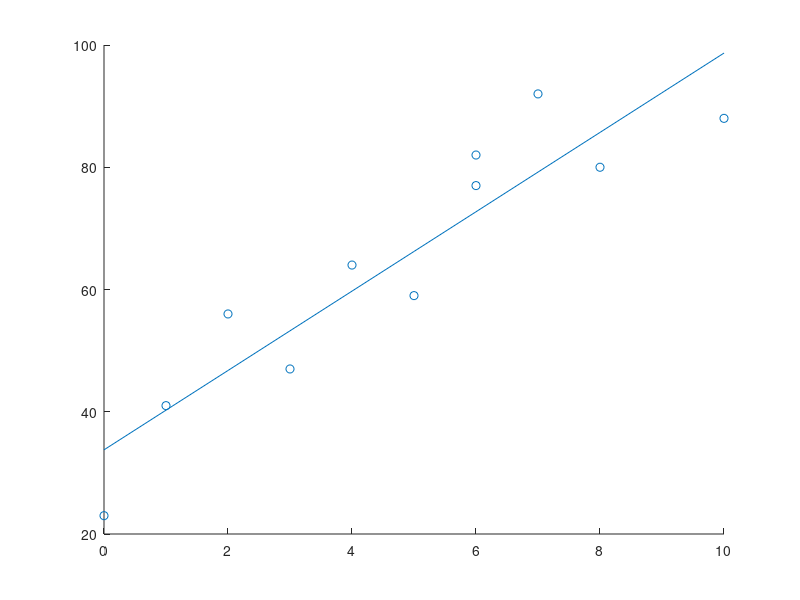

This chart was generated by the following MATLAB code:
% Abraham Cepeda Oseguera
% A00827666
% Regresion lineal por mínimos cuadrados
n = 11;
y = [82 88 56 64 77 92 23 41 80 59 47];
x = [6 10 2 4 6 7 0 1 8 5 3];

sumX = sum(x);
sumY = sum(y);
sumX2 = sum(x.^2);
sumXY = sum(x.*y);
sumY2 = sum(y.^2);
a = (n*sumXY-sumX*sumY)/(n*sumX2-sumX^2);
b = (sumY-a*sumX)/n;

r = (n*sumXY - sumX*sumY)/(sqrt(n*sumX2-sumX^2)*sqrt(n*sumY2-sumY.^2));

scatter(x,y);
x = min(x):1:max(x);
hold on
plot(x,x.*a + b);

fprintf("-> a = %.2f\n", a);
fprintf("-> b = %.2f\n", b);
fprintf("-> r = %.4f\n", r);
fprintf("-> Ecuacion: y = %.2f + %.2fx\n",b,a);